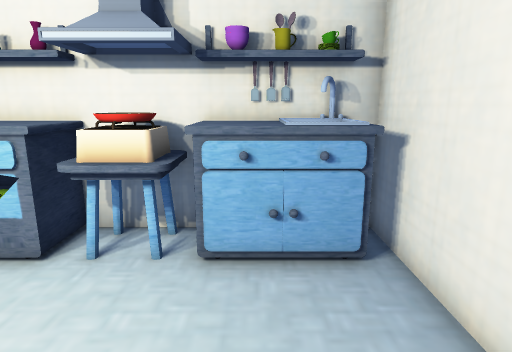
[1] (above)

14 first-person views from a walk through a scene from a Unity 3-D project. The camera is 1.5 m above the floor, tilts 12° down and sees 75° across. The floor is counted in squares, 0.5 m on a side. Each view is taken from the middle of a square. On the plan, view 1 faces up. The plan holds only what a view shows up to about 20 squares ahead; the rest is blank. The player character is not drawn. Some surface patterns are stand-ins.

[2]
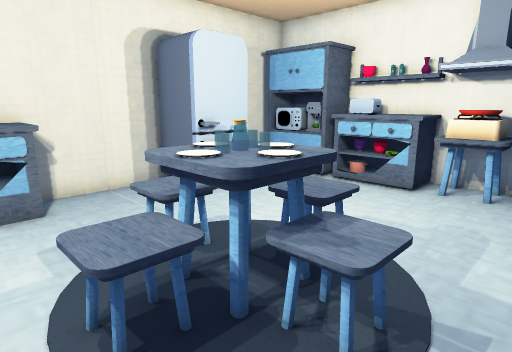

[3]
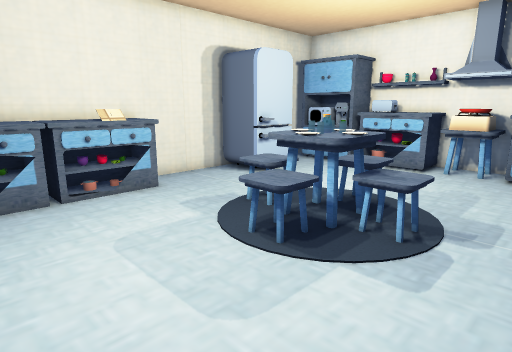

[4]
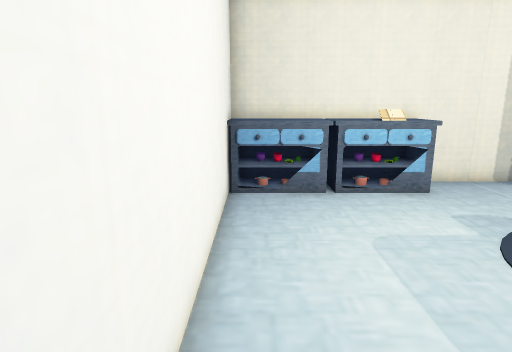

[5]
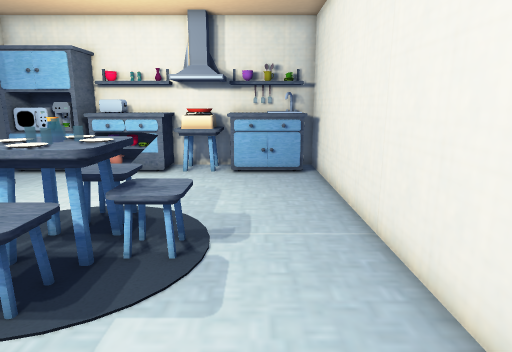

[6]
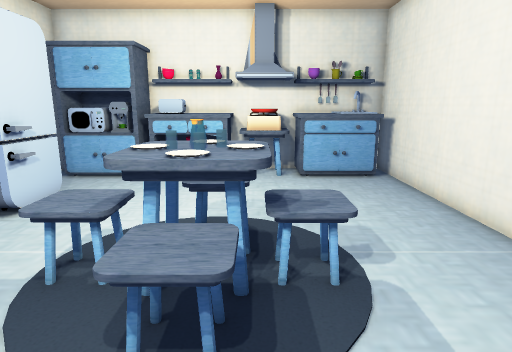

[7]
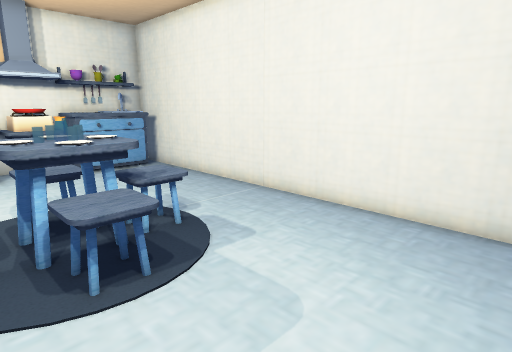

[8]
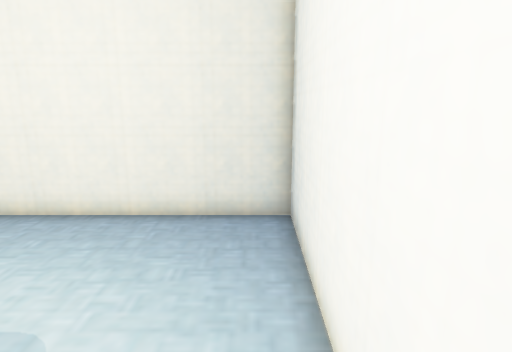

[9]
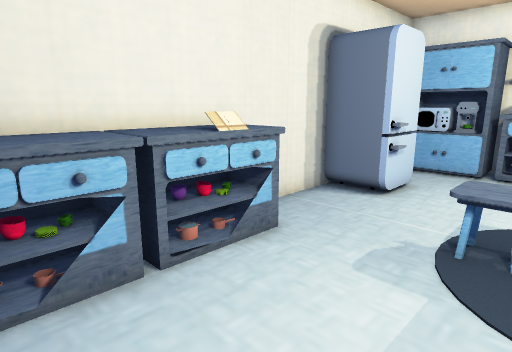

[10]
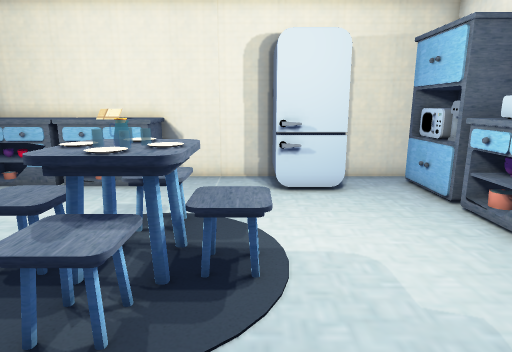

[11]
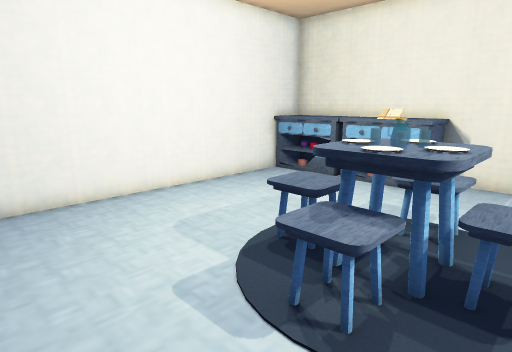

[12]
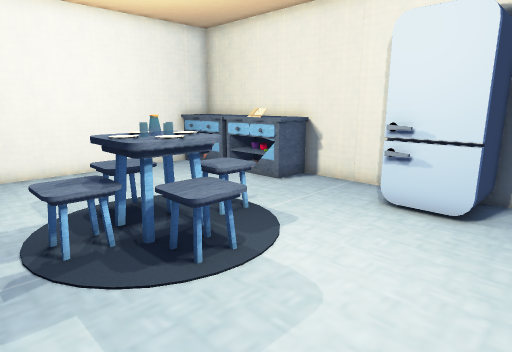

[13]
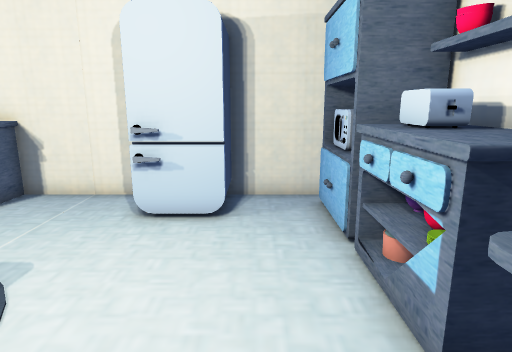

[14]
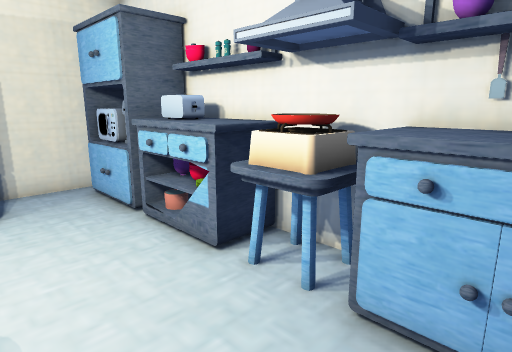

### Floor plan
Points are (right, up) in squares from view 1. A wall is a line through its corners. A room is listed if a view was taken in it or the views show most of it. See-through windows are left out.
Room 1 (views 1, 2, 3, 4, 5, 6, 7, 8, 9, 10, 11, 12, 13, 14)
walls: (-12.1, 0.9) (-12.1, -4.6); (-12.1, -10.4) (-12.1, -11) (2.9, -11) (2.9, 7.9) (-8.1, 7.9); (-12.1, 7.5) (-12.1, 3.1)
objects: cabinet (-12, -10) to (-10, -8); cabinet (-12, -7) to (-10, -4); fridge (-11, 1) to (-9, 3); cabinet (-11, 6) to (-9, 7); other object (-7, -3) to (-5, -2); cabinet (-7, 6) to (-5, 7); other object (-5, -5) to (-3, -4); other object (-5, -1) to (-3, 0); table (-4, -3) to (-4, -2); table (-4, 6) to (-4, 7); other object (-3, -3) to (-1, -2); other object (-3, 6) to (-2, 7); cabinet (-1, 6) to (2, 7)

Where each view was taken, in squares from view 1:
view 1: 0 up, 0 right, facing up
view 2: 6 down, 0 right, facing up-left
view 3: 10 down, 1 right, facing up-left
view 4: 10 down, 1 right, facing left
view 5: 9 down, 0 right, facing up
view 6: 8 down, 3 left, facing up
view 7: 10 down, 6 left, facing up-right
view 8: 10 down, 6 left, facing right
view 9: 10 down, 5 left, facing up-left
view 10: 0 up, 2 right, facing left
view 11: 0 up, 2 right, facing down-left
view 12: 5 up, 0 right, facing down-left
view 13: 4 up, 1 left, facing left
view 14: 2 up, 1 right, facing up-left
